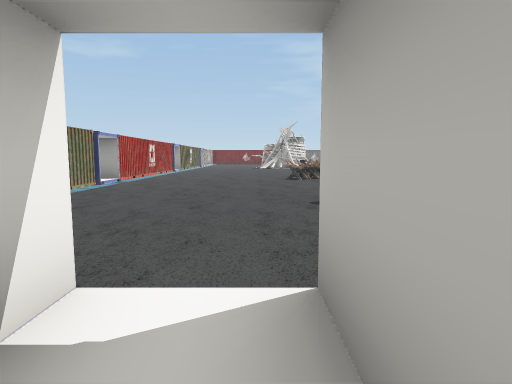
View 1 (above)

24 first-person views from a walk through a 3-D level made in the Unity game engine. The camera is 1.2 m above the floor, tilts 6° down and sees 75° across. Doors are open. The floor is counted in squares, 2 m on a side. Each view is taken from the middle of a square. On the plan, view 1 faces up. The plan holds only what a view shows up to about 10 squares ahead; the rest is blank. The place goes on beyond the plan. The player is left out. Some surface patterns are stand-ins.

View 2
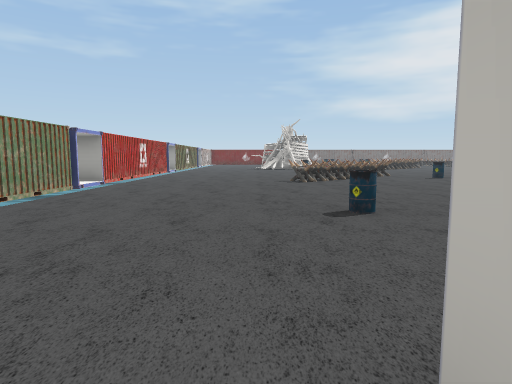

View 3
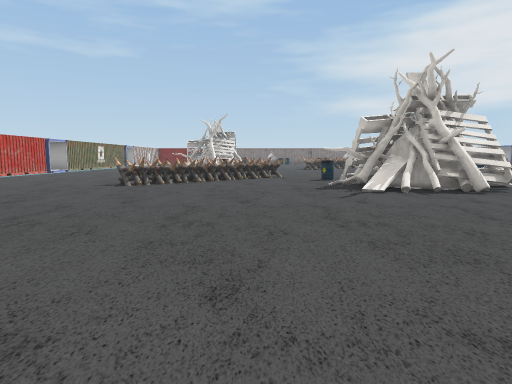

View 4
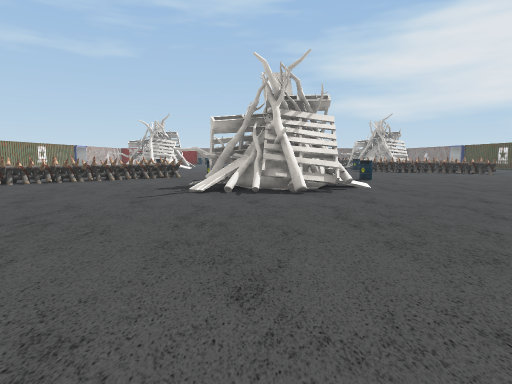

View 5
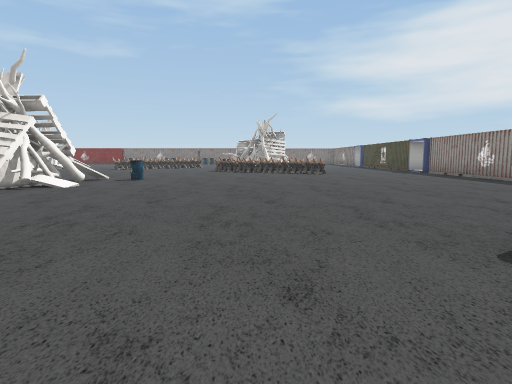

View 6
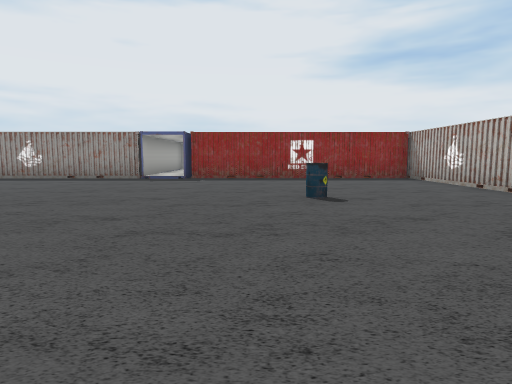

View 7
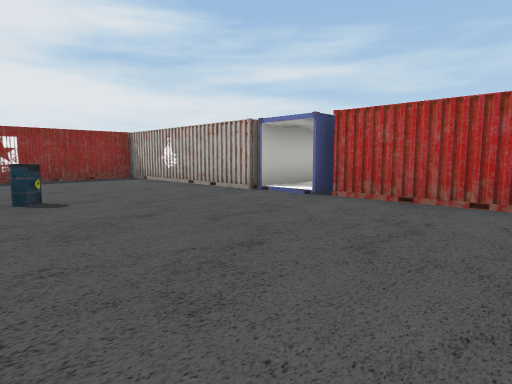

View 8
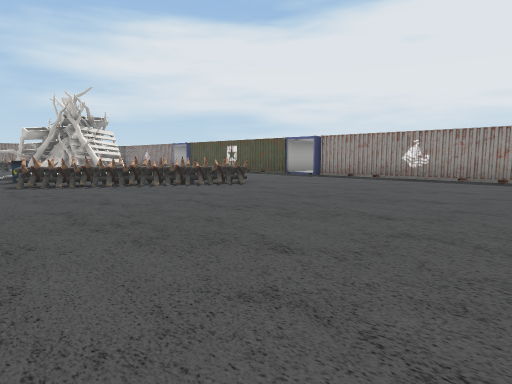

View 9
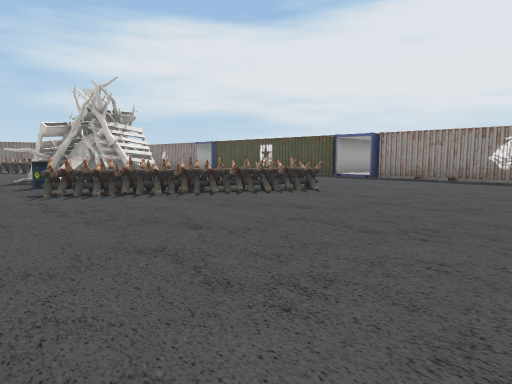

View 10
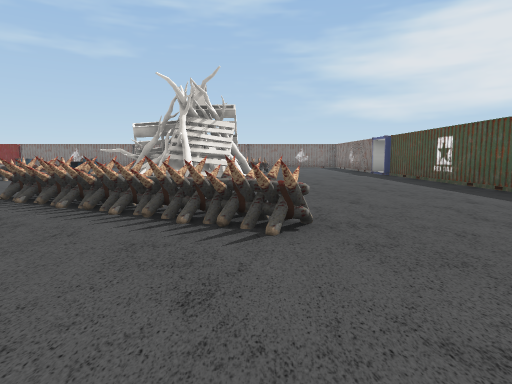

View 11
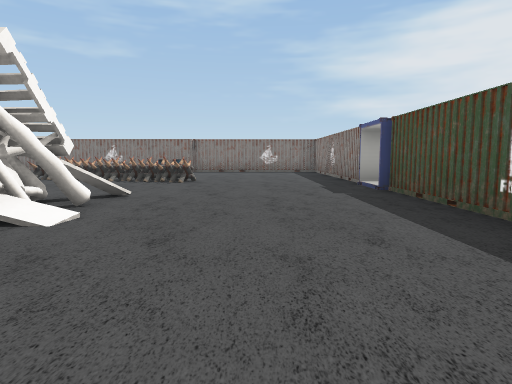

View 12
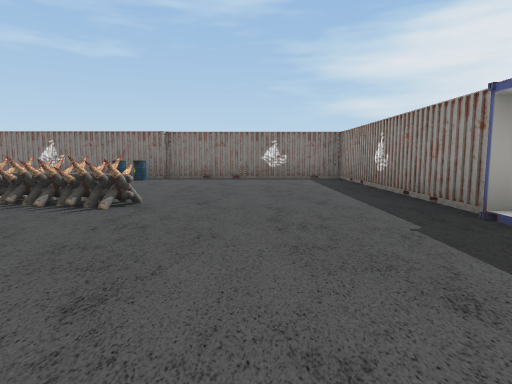

View 13
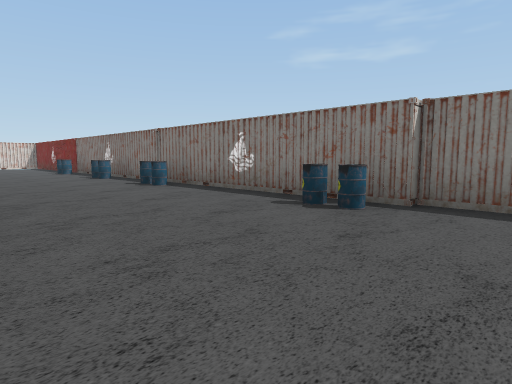

View 14
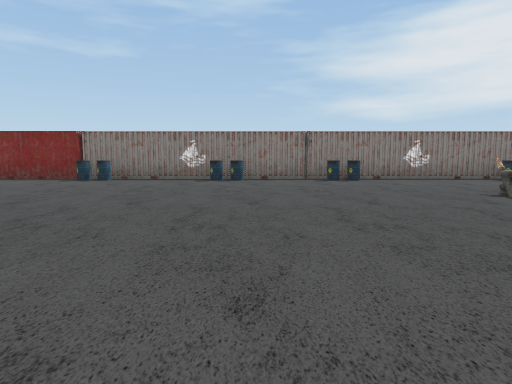

View 15
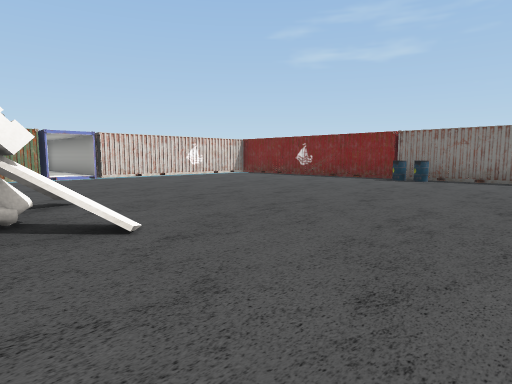

View 16
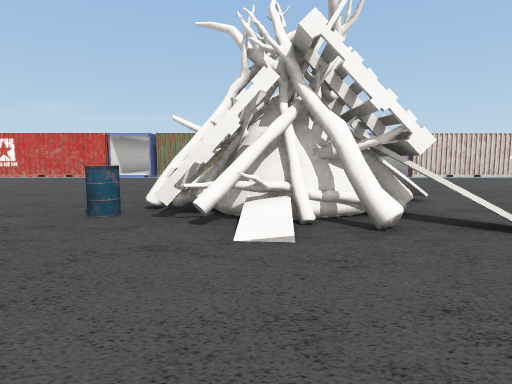

View 17
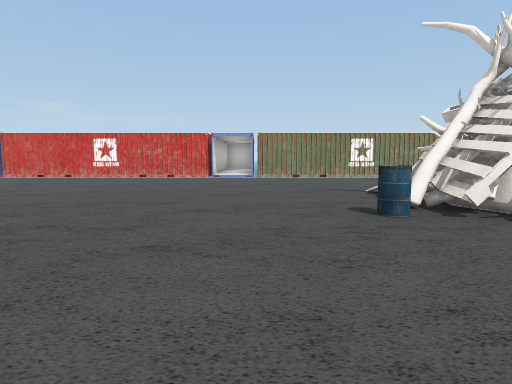

View 18
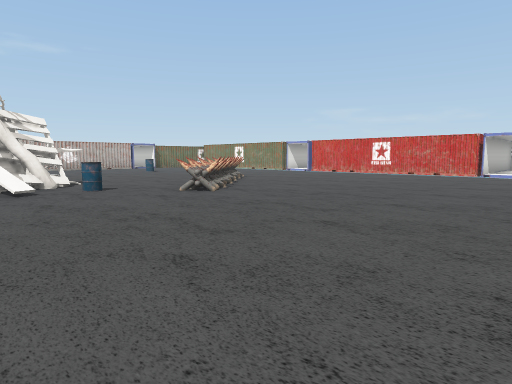

View 19
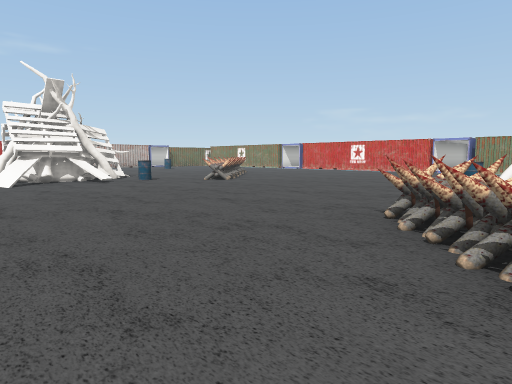

View 20
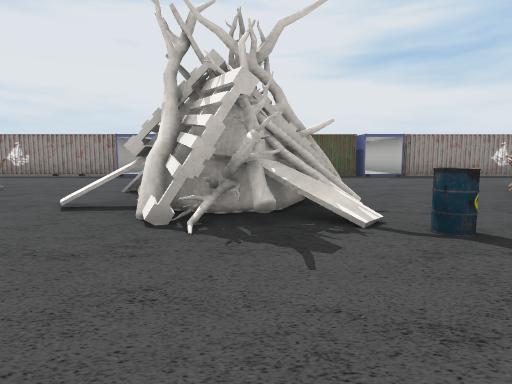

View 21
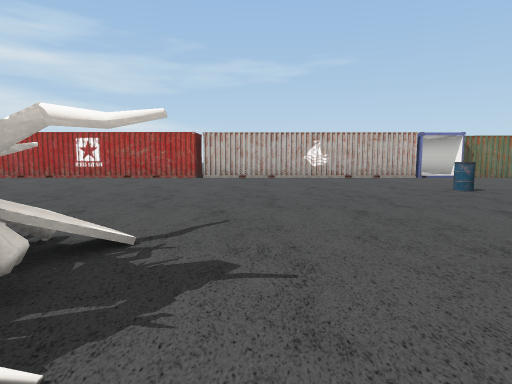

View 22
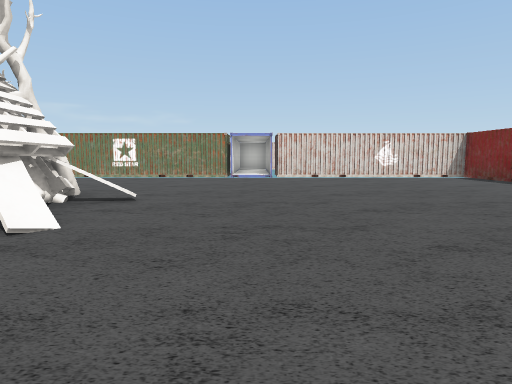

View 23
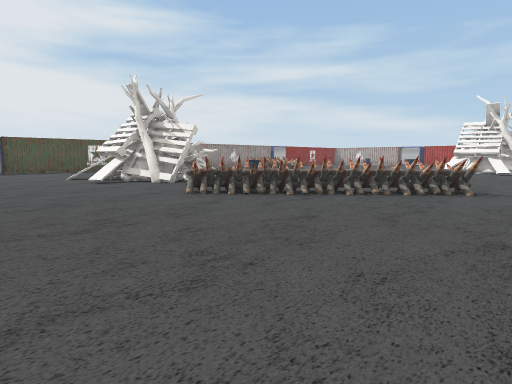

View 24
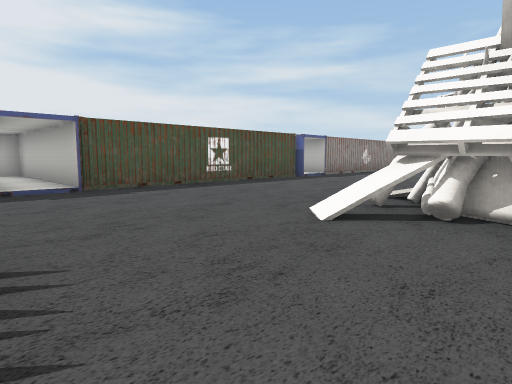

### Floor plan
Points are (right, up) in squares from view 1. A wall is a line through its corners. A room is listed if a view was taken in it or the views show most of it. See-through windows are left out.
Room 1 (views 1, 2)
walls: (0.3, 0.2) (0.3, 1.5); (-0.8, 1.5) (-0.8, 0.9)
ways out: open door at (0, 2) to room 2
Room 2 (views 3, 4, 5, 6, 7, 8, 9, 10, 11, 12, 13, 14, 15, 16, 17, 18, 19, 20, 21, 22, 23, 24)
walls: (19.2, 17.5) (19.6, 17.8); (19.4, 17.1) (19.4, 23.1); (19.8, 15.5) (19.2, 15.5); (-3.9, 15.9) (-3.9, 9.3); (19.2, 20.5) (19.6, 20.8); (19.2, 10.8) (19.7, 11.2); (19.4, 9.1) (19.4, 15.6); (19.4, 24.1) (19.4, 30.4) (14.5, 30.4) (14.5, 30.3) (14.2, 30); (-3.9, 23.4) (-3.9, 16.9); (-3.9, 8) (-3.9, 5.9); (9, 30.4) (8.7, 30); (20, 7.9) (19.2, 7.9); (5.3, 30.4) (5, 30); (11.5, 30.4) (11.2, 30); (11.9, 30.4) (11.6, 30); (2.8, 30.4) (2.5, 30); (14.2, 1.7) (19.4, 1.7) (19.4, 8); (14.5, 30.2) (-0.1, 30.2); (0.3, 1.5) (12.9, 1.5); (-2, 30.2) (-3.9, 30.2) (-3.9, 24.6) (-4.4, 24.6); (17.7, 30.6) (17.4, 30.2); (-2.4, 1.4) (-1.1, 1.2)
ways out: open door at (0, 2) to room 1; open door at (-3.5, 9); open door at (-3.5, 16); open door at (-3.5, 23); open door at (-3.5, 25); open door at (14, 2); open door at (19, 8.5); open door at (19, 15); open door at (19, 17); open door at (19, 23.5)
objects: other object (0, 19) to (3, 21); other object (1, 5); other object (1, 10) to (1, 11); other object (2, 11) to (3, 11); other object (3, 12) to (4, 12); other object (3, 18); other object (3, 30); other object (4, 13); other object (6, 9) to (9, 11); other object (6, 12); other object (6, 30); other object (7, 19); other object (7, 30); other object (8, 19); other object (8, 20); other object (8, 21) to (9, 21); other object (9, 22) to (10, 22); other object (9, 30); other object (10, 12); other object (10, 30); other object (11, 26); other object (12, 17); other object (12, 18); other object (12, 19) to (15, 22); other object (12, 26) to (13, 26); other object (13, 16) to (14, 16); other object (13, 30); other object (14, 25) to (14, 26); other object (14, 30); other object (15, 5); other object (15, 15); other object (15, 25)

Where each view was taken, in squares from view 1:
view 1: 0 up, 0 right, facing up
view 2: 1 up, 0 right, facing up
view 3: 3 up, 4 right, facing up
view 4: 3 up, 7 right, facing up
view 5: 3 up, 13 right, facing up
view 6: 6 up, 10 right, facing right
view 7: 6 up, 10 right, facing down-right
view 8: 9 up, 10 right, facing up-right
view 9: 11 up, 10 right, facing up-right
view 10: 12 up, 15 right, facing up
view 11: 17 up, 17 right, facing up
view 12: 21 up, 17 right, facing up
view 13: 26 up, 16 right, facing up-left
view 14: 21 up, 7 right, facing up
view 15: 21 up, 6 right, facing up-left
view 16: 20 up, 6 right, facing left
view 17: 17 up, 6 right, facing left
view 18: 18 up, 8 right, facing down-left
view 19: 20 up, 10 right, facing down-left
view 20: 20 up, 9 right, facing right
view 21: 11 up, 5 right, facing down
view 22: 24 up, 6 right, facing left
view 23: 25 up, 5 right, facing down-right
view 24: 25 up, 13 right, facing down-right
